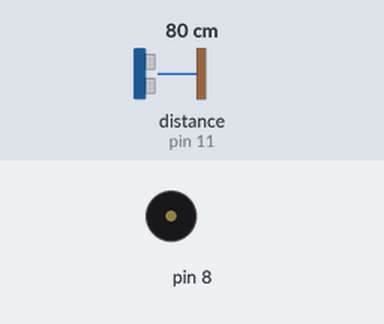
Simulated run of this sketch. Board: Arduino Uno, built with avr-gcc and run on an emulated ATmega328P. Parts: buzzer (waves = sounding). Inputs (shaded band) come from the test bench; at power-on: distance to the obstacle (sensor on pin 11) 80 cm. What the sketch prints to the serial monitor is not drawn.

Above: at 2.3 s.
2.4 s: distance to the obstacle (sensor on pin 11) set to 11 cm
7.1 s: distance to the obstacle (sensor on pin 11) set to 8 cm
Timing chart, 0 to 16.6 s (numbered marks = the images above; inputs shaded):
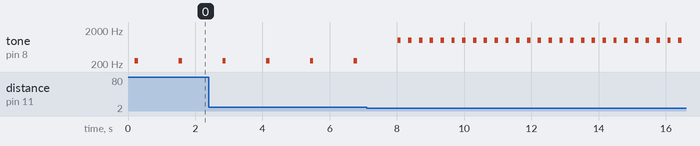

Measured:
- after the input at 7.1 s, tone on pin 8: alternates 1000 Hz for 0.10 s and silent for 0.22 s, starting after 0.92 s
- by itself, tone on pin 8: alternates 250 Hz for 0.10 s and silent for 1.2 s

The sketch:

sonarSound.ino
```cpp
#include <NewTone.h>
#include <NewPing.h>


NewPing sonar(10,11);

void setup() {
  Serial.begin(9600);
  pinMode(8, OUTPUT);
}

void loop() {
  delay(200);

  int distance = sonar.ping_cm();
  boolean sound = false;

  Serial.print("Afstand=");
  Serial.println(distance);

  if (distance<10) {
    NewTone(8,1000);
    delay(100);
    noNewTone(8);
    delay(20);
  } else {
    NewTone(8,250);
    delay(100);
    noNewTone(8);
    delay(1000);
  }
}
```
